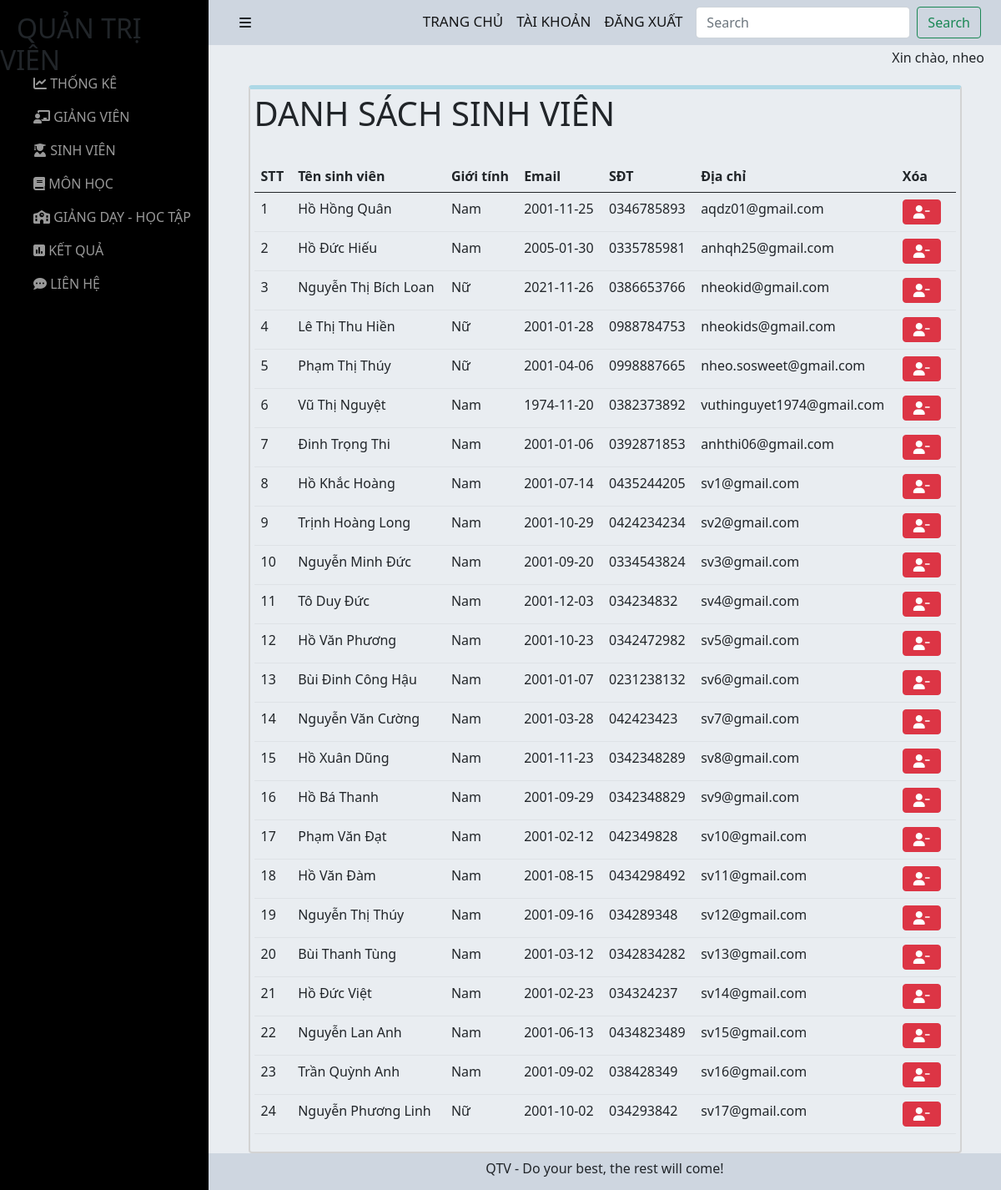
Screenshot of /admin/admin/student.php (signed in) with the database file from the repository.
### tables this page shows
CREATE TABLE `users` (
  `user_id` int(11) NOT NULL,
  `user_name` varchar(255) NOT NULL,
  `user_avatar` varchar(255) DEFAULT NULL,
  `user_gioitinh` tinyint(4) NOT NULL,
  `user_birthday` date NOT NULL,
  `user_phone` varchar(255) NOT NULL,
  `user_email` varchar(255) NOT NULL,
  `user_pass` varchar(255) NOT NULL,
  `user_level` int(11) NOT NULL,
  `status` tinyint(4) NOT NULL,
  `code` varchar(255) NOT NULL,
  `code_forgot` varchar(255) NOT NULL
);

### admin/admin/student.php (the view, shortened to what this page needs)
<?php include('./header.php') ?>
<br><br>
<div class="all-teacher">
<h1>DANH SÁCH SINH VIÊN</h1>
<br>
<table class="table">
    <thead>
        <tr>
            <th scope="col">STT</th>
            <th scope="col">Tên sinh viên</th>
            <th scope="col">Giới tính</th>
            <th scope="col">Email</th>
            <th scope="col">SĐT</th>
            <th scope="col">Địa chỉ</th>
            <th scope="col">Xóa</th>
        </tr>
    </thead>
    <tbody>
        <?php
        $sql = "SELECT * from users where user_level = 0";
        $res = mysqli_query($conn, $sql);
        $sn = 1;
        if ($res == true) {
            while ($row = mysqli_fetch_assoc($res)) {
                $user_gioitinh = $row['user_gioitinh'];
        ?>
                <tr>
                    <td><?php echo $sn++ ?></td>
                    <td><?php echo $row['user_name']; ?></td>
                    <td>
                        <?php if ($user_gioitinh == 1) {
                            echo 'Nam';
                        }
                        if ($user_gioitinh == 0) {
                            echo 'Nữ';
                        }
                        ?>
                    </td>
                    <td><?php echo $row['user_birthday']; ?></td>
                    <td><?php echo $row['user_phone']; ?></td>
                    <td><?php echo $row['user_email']; ?></td>
                    <td>
                        <a href="./del-student-admin.php?user_id=<?php echo $row['user_id']; ?>"><button type="button" class="btn btn-danger text-white me-2"><i class="fas fa-user-minus"></i></button></a>
                    </td>
                </tr>
        <?php
            }
        }
        ?>
    </tbody>
</table>
</div>
<?php include('./footer.php') ?>

### admin/admin/sidebar.css (style rules this page uses)
h6 { margin-top: 0; }
a { text-decoration: none; }
.all-teacher { margin: auto; border: 2px solid lightgray; border-top: 5px solid lightblue; border-radius: 4px; padding:5px; width: 90%; }

### rows the page displays
users: user_name "Hồ Hồng Quân", user_gioitinh "Nam", user_birthday "2001-11-25", user_phone "0346785893", user_email "aqdz01@gmail.com"
users: user_name "Hồ Đức Hiếu", user_gioitinh "Nam", user_birthday "2005-01-30", user_phone "0335785981", user_email "anhqh25@gmail.com"
users: user_name "Nguyễn Thị Bích Loan", user_gioitinh "Nữ", user_birthday "2021-11-26", user_phone "0386653766", user_email "nheokid@gmail.com"
users: user_name "Lê Thị Thu Hiền", user_gioitinh "Nữ", user_birthday "2001-01-28", user_phone "0988784753", user_email "nheokids@gmail.com"
users: user_name "Phạm Thị Thúy", user_gioitinh "Nữ", user_birthday "2001-04-06", user_phone "0998887665", user_email "nheo.sosweet@gmail.com"
users: user_name "Vũ Thị Nguyệt", user_gioitinh "Nam", user_birthday "1974-11-20", user_phone "0382373892", user_email "vuthinguyet1974@gmail.com"
users: user_name "Đinh Trọng Thi", user_gioitinh "Nam", user_birthday "2001-01-06", user_phone "0392871853", user_email "anhthi06@gmail.com"
users: user_name "Hồ Khắc Hoàng", user_gioitinh "Nam", user_birthday "2001-07-14", user_phone "0435244205", user_email "sv1@gmail.com"
users: user_name "Trịnh Hoàng Long", user_gioitinh "Nam", user_birthday "2001-10-29", user_phone "0424234234", user_email "sv2@gmail.com"
users: user_name "Nguyễn Minh Đức", user_gioitinh "Nam", user_birthday "2001-09-20", user_phone "0334543824", user_email "sv3@gmail.com"
users: user_name "Tô Duy Đức", user_gioitinh "Nam", user_birthday "2001-12-03", user_phone "034234832", user_email "sv4@gmail.com"
users: user_name "Hồ Văn Phương", user_gioitinh "Nam", user_birthday "2001-10-23", user_phone "0342472982", user_email "sv5@gmail.com"
users: user_name "Bùi Đinh Công Hậu", user_gioitinh "Nam", user_birthday "2001-01-07", user_phone "0231238132", user_email "sv6@gmail.com"
users: user_name "Nguyễn Văn Cường", user_gioitinh "Nam", user_birthday "2001-03-28", user_phone "042423423", user_email "sv7@gmail.com"
users: user_name "Hồ Xuân Dũng", user_gioitinh "Nam", user_birthday "2001-11-23", user_phone "0342348289", user_email "sv8@gmail.com"
users: user_name "Hồ Bá Thanh", user_gioitinh "Nam", user_birthday "2001-09-29", user_phone "0342348829", user_email "sv9@gmail.com"
users: user_name "Phạm Văn Đạt", user_gioitinh "Nam", user_birthday "2001-02-12", user_phone "042349828", user_email "sv10@gmail.com"
users: user_name "Hồ Văn Đàm", user_gioitinh "Nam", user_birthday "2001-08-15", user_phone "0434298492", user_email "sv11@gmail.com"
users: user_name "Nguyễn Thị Thúy", user_gioitinh "Nam", user_birthday "2001-09-16", user_phone "034289348", user_email "sv12@gmail.com"
users: user_name "Bùi Thanh Tùng", user_gioitinh "Nam", user_birthday "2001-03-12", user_phone "0342834282", user_email "sv13@gmail.com"
users: user_name "Hồ Đức Việt", user_gioitinh "Nam", user_birthday "2001-02-23", user_phone "034324237", user_email "sv14@gmail.com"
users: user_name "Nguyễn Lan Anh", user_gioitinh "Nam", user_birthday "2001-06-13", user_phone "0434823489", user_email "sv15@gmail.com"
users: user_name "Trần Quỳnh Anh", user_gioitinh "Nam", user_birthday "2001-09-02", user_phone "038428349", user_email "sv16@gmail.com"
users: user_name "Nguyễn Phương Linh", user_gioitinh "Nữ", user_birthday "2001-10-02", user_phone "034293842", user_email "sv17@gmail.com"

### other values shown
$_SESSION['display-username'] "Xin chào, nheo"
